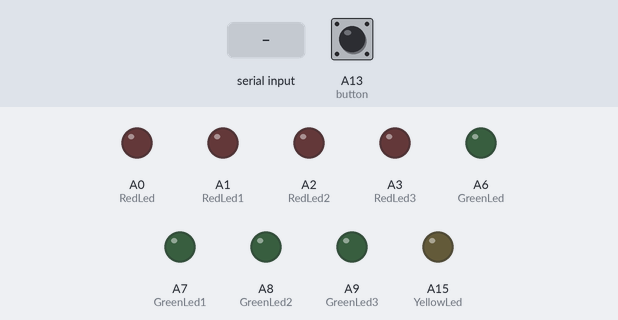
Simulated run of this sketch. Board: Arduino Mega 2560, built with avr-gcc and run on an emulated ATmega2560. Parts: output pins drawn as LEDs (lit = HIGH). The test bench sets the inputs (shaded band); at power-on: A13 (button) LOW.

Above: at 1.2 s.
1.3 s: A13 (button) pulled HIGH for 0.15 s
At 1.37 s:
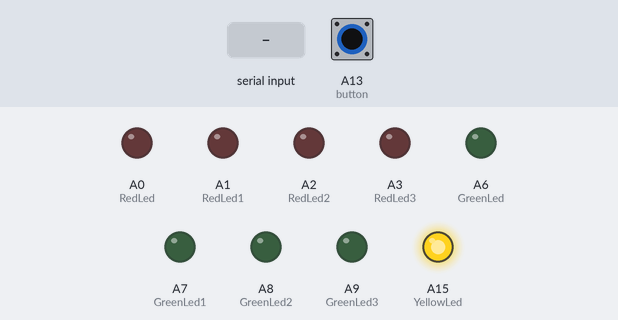
2.9 s: "1" received over Serial
At 3.2 s:
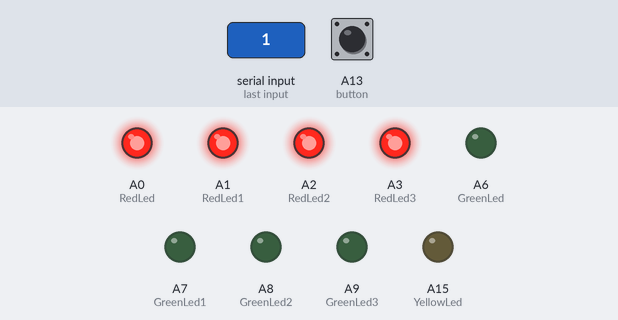
4.4 s: "2" received over Serial
At 5.5 s:
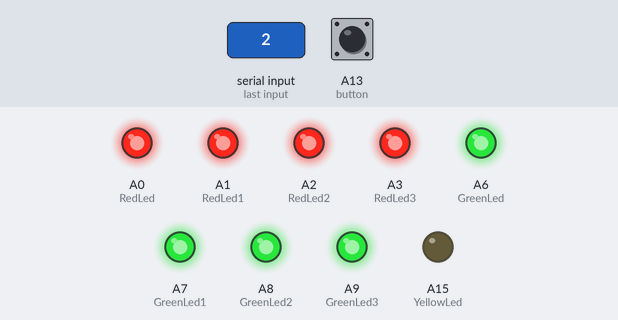
5.9 s: A13 (button) pulled HIGH for 1 s
At 6.7 s:
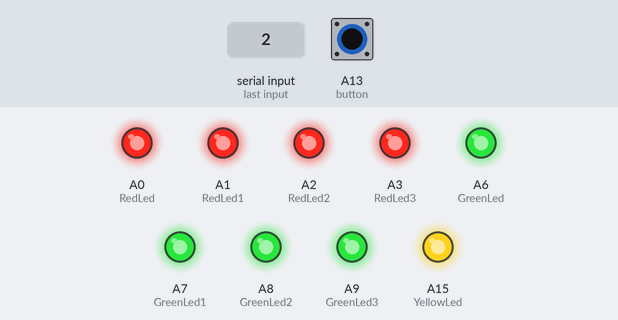
8.4 s: A13 (button) pulled HIGH for 3.2 s
At 12.2 s:
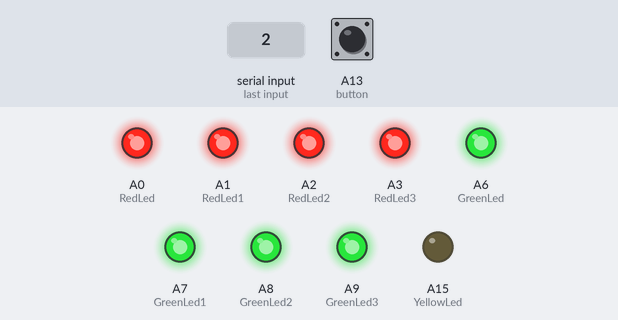
Timing chart, 0 to 13.7 s (numbered marks = the images above; inputs shaded):
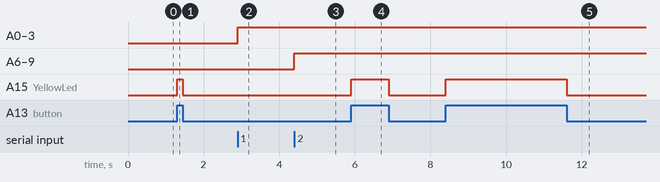

The sketch:

arduinocode.ino
```cpp
int button = A13;
int RedLed = A0;
int RedLed1 = A1;
int RedLed2 = A2;
int RedLed3 = A3;
int GreenLed = A6;
int GreenLed1 = A7;
int GreenLed2 = A8;
int GreenLed3 = A9;
int YellowLed = A15;
int i;
int data;
void setup() {
  Serial.begin(11520);
  pinMode(button, INPUT);
  pinMode(RedLed, OUTPUT);
  pinMode(RedLed1, OUTPUT);
  pinMode(RedLed2, OUTPUT);
  pinMode(RedLed3, OUTPUT);
  pinMode(GreenLed, OUTPUT);
  pinMode(GreenLed1, OUTPUT);
  pinMode(GreenLed2, OUTPUT);
  pinMode(GreenLed3, OUTPUT);
  pinMode(YellowLed, OUTPUT);
}

void loop() {

  if (digitalRead(button) == 1)
  {digitalWrite(YellowLed, HIGH);}
  else{
  digitalWrite(YellowLed,LOW);
  }
  if(Serial.available() > 0) {
  data = Serial.read();
  if (data == '1'){
  digitalWrite(RedLed, HIGH);
  digitalWrite(RedLed1, HIGH);
  digitalWrite(RedLed2, HIGH);
  digitalWrite(RedLed3, HIGH);}

  if (data == '2'){
  digitalWrite(GreenLed, HIGH);
  digitalWrite(GreenLed1, HIGH);
  digitalWrite(GreenLed2, HIGH);
  digitalWrite(GreenLed3, HIGH);}
  }


  }
```

Measured:
- after the input at 1.3 s, A15 (YellowLed): LOW → HIGH at once, → LOW 0.15 s later
- after the input at 2.9 s, A0 (RedLed), A1 (RedLed1), A2 (RedLed2), A3 (RedLed3): LOW → HIGH at once
- after the input at 4.4 s, A6 (GreenLed), A7 (GreenLed1), A8 (GreenLed2), A9 (GreenLed3): LOW → HIGH at once
- after the input at 5.9 s, A15 (YellowLed): LOW → HIGH at once, → LOW 1.0 s later
- after the input at 8.4 s, A15 (YellowLed): LOW → HIGH at once, → LOW 3.2 s later
